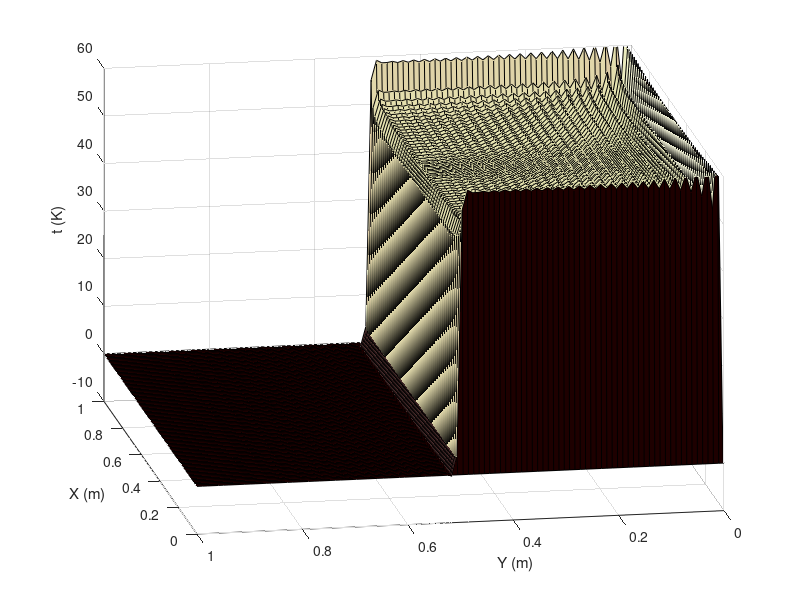

MATLAB code to generate this figure: (Note: this script raises an error after producing the figure.)
L = 1;
alpha = 111;

num_x = 100;
num_y = 100;

[x,y] = meshgrid(...
    linspace(0, L, num_x),...
    linspace(0, L, num_y));

N = 100; % num Y solns
M = 100; % num X solns
% Calc coefficients
A_mn = zeros(M, N);
lam2_mn = zeros(M, N);
mu_m = zeros(M,1);
mu_n = zeros(N,1);

t = 0;
dt = 0.000001;
while t < .001
    u = zeros(num_x,num_y);
    for m = 1:2:M
        mu_m(m) = -(pi/L)*m;
        for n = 1:N
            if mod(n,4) == 0
                continue;
            end
            mu_n(n) = -(pi/L)*n;

            x_eq = (-1)^m - 1;
            y_eq = cos(n*pi/2) - 1;
            A_mn(m,n) = 200/(m*n*pi^2) * x_eq*y_eq;

            lam2_mn(m,n) = alpha*(pi/L)^2*(m^2 + n^2);

            u = u + A_mn(m,n)*sin(mu_m(m)*x).*sin(mu_n(n)*y).*exp(-lam2_mn(m,n)*t);
        end
    end
    
    figure(1);
    clf;
    grid on;
    hold on;
    colormap(pink);
    view(-100, 22);
    xlabel('X (m)');
    ylabel('Y (m)');
    zlabel('t (K)');
    zlim([-10, 60]);
    s = surf(x,y,u);
    s.EdgeAlpha = 0.3;
    title(sprintf('T = %.3f ms', t*1000));
    colorbar;
    caxis([0,50]);
    drawnow
    %pause(.1);
%     break;

    t = t + dt;
    dt = dt*1.05;
end